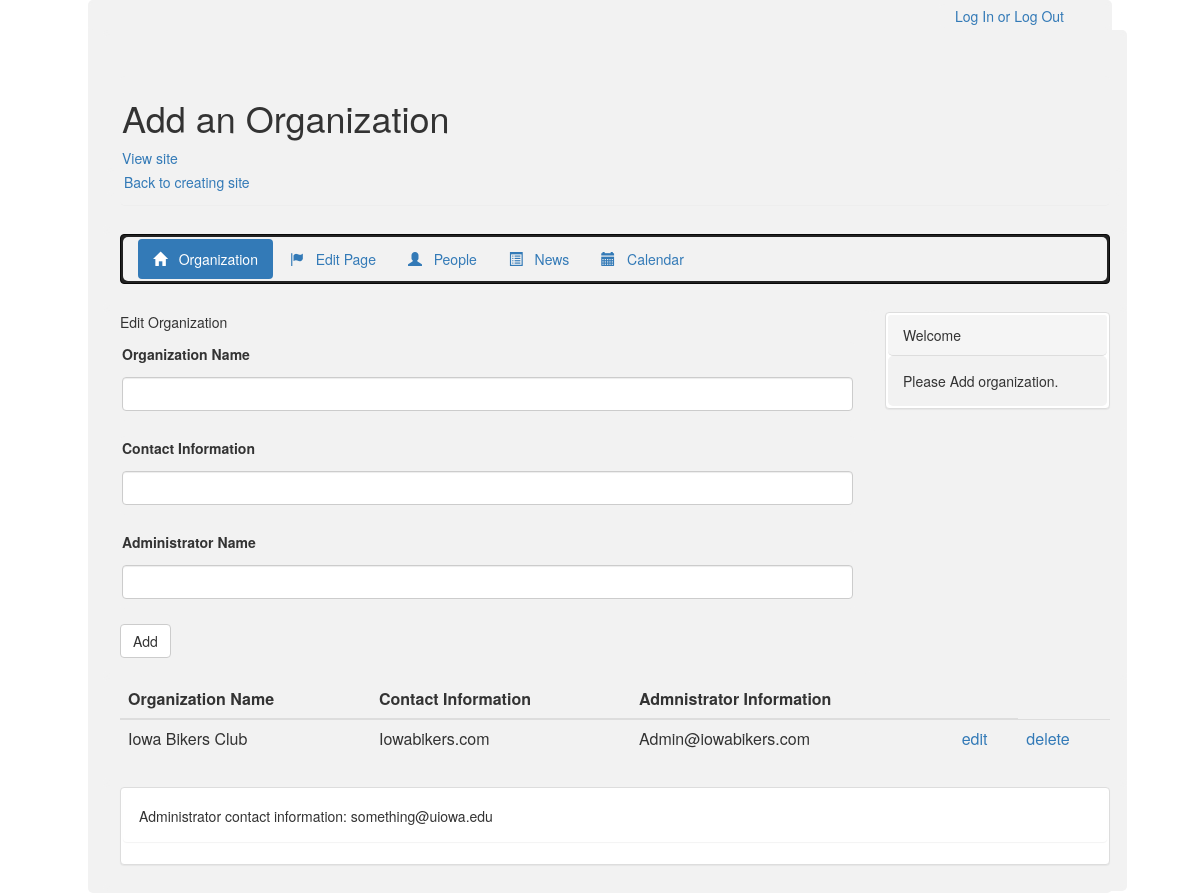
Page /about.php on the committed database.
### tables this page shows
CREATE TABLE organization(
    id INT NOT NULL AUTO_INCREMENT,
    orgName VARCHAR(32) NOT NULL,
    contactInfo VARCHAR(32) NOT NULL,
    adMininfo VARCHAR(32) NOT NULL,
    PRIMARY KEY(id)
);

### dbutils.php (called while the page is built, shortened)
<?php
function queryDB($query, $db) {
  $result = mysqli_query($db, $query);
  return ($result);
}
function nextTuple($result) {
  return (mysqli_fetch_assoc($result));
}
?>

### about.php (the view, shortened to what this page needs)
<?php
    include_once('config.php');
    include_once('dbutils.php');
?>
<html>
    <head>
        <link rel="stylesheet" href="http://maxcdn.bootstrapcdn.com/bootstrap/3.2.0/css/bootstrap.min.css">
        <link rel="stylesheet" href="http://maxcdn.bootstrapcdn.com/bootstrap/3.2.0/css/bootstrap.theme.min.css">
    </head>
    <body>
<div class="container" style="width: 1024px">
<div class="row">
    <div class="col-xs-10">
    </div>
    <div class="col-xs-2">
        <a href="login.php">Log In</a>
        <a>or</a>
        <a href="login.php">Log Out</a>
    </div>
</div>
        <div class="container" style="width: 1024px">
        <div class="row">
            <div class="col-xs-12">
                <div class="page-header">
                    <h1>Add an Organization</h1>
                    <a href="index.php">View site</a>
                    <div class="row">
                        <div class="col-xs-12">
                            <a href="site.php">Back to creating site</a>
                        </div>
                    </div>
                </div>
            </div>
        </div>
            <div class="row">
                <div class="col-xs-12">
                    <div class="navbar navbar-inverse">
                        <div class="container-fluid">
                        <ul class="nav nav-pills">
                            <li class="active"><a href="about.php"><span class="glyphicon glyphicon-home"></span> &nbsp; Organization</a></li>
                            <li><a href="input.php"><span class="glyphicon glyphicon-flag"></span> &nbsp; Edit Page</a></li>
                            <li><a href="people.php"><span class="glyphicon glyphicon-user"></span> &nbsp; People</a></li>
                            <li><a href="news.php"><span class="glyphicon glyphicon-list-alt"></span> &nbsp; News</a></li>
                            <li><a href="calendar.php"><span class="glyphicon glyphicon-calendar"></span> &nbsp; Calendar</a></li>
                        </ul>
                        </div>
                    </div>
                </div>
            </div>
            <div class="row">
                <div class="col-sm-9 col-xs-12">
                    <p>Edit Organization</p>
                    <form action="about.php" method="post">
                        <div class="form-group">
                            <label for="title">Organization Name</label>
                            <input type="text" class="form-control" name="title"/>
                        </div>
                        <div class="form-group">
                            <label for="artice">Contact Information</label>
                            <input type="text" class="form-control" name="article"/>
                        </div>
                        <div class="form-group">
                            <label for="link">Administrator Name</label>
                            <input type="text" class="form-control" name="link"/>
                        </div>
                        <button type="submit" class="btn btn-default" name="submit">Add</button>
                    </form>
                </div>
                <div class="col-sm-3 col-xs-12">
                    <div class="panel panel-default">
                        <div class="panel-heading">
                        Welcome
                        </div>
                        <div class="panel-body">
                            Please Add organization.
                        </div>
                    </div>
                </div>
            </div>
<div class="row">
    <div class="col-xs-12">
<table class="table table-hover">
    <thead>
        <tr>
            <th>Organization Name</th>
            <th>Contact Information</th>
            <th>Admnistrator Information</th>
            <th> </th>
        </tr>
    </thead>
    <tbody>
<?php
    if (!$db) {
        $db = connectDB($dbHost, $dbUser, $dbPassword, $dbName);
    }
    $query="SELECT * FROM organization ORDER BY orgName;";
    $result = queryDB($query, $db);
    while($row = nextTuple($result)) {
        echo "\n <tr>";
        echo "<td>" . $row['orgName'] . "</td>";
        echo "<td>" . $row['contactInfo'] . "</td>";
        echo "<td>" . $row['adMininfo'] . "</td>";
        echo "<td><a href='editorg.php?id=" . $row['id'] . "'>edit</a></td>";
        echo "<td><a href='deleteorg.php?id=" . $row['id'] . "'>delete</a></td>";
        echo "</tr>";
    }
?>
    </tbody>
</table>
    </div>
</div>
            <div class="row">
                <div class="col-xs-12">
                    <div class="panel panel-default">
                        <div class="panel panel-body">
                            Administrator contact information: something@uiowa.edu
                        </div>
                    </div>
                </div>
            </div>
        </div>
    </body>
</html>

### about.php (style rules this page uses)
input[type=text], select { width: 100%; padding: 12px 10px; margin: 8px 0; display: inline-block; border: 1px solid #ccc; border-radius: 4px; box-sizing: border-box; }
div { border-radius: 5px; background-color: #f2f2f2; padding: 2px; }

### rows in the picture
organization: orgName "Iowa Bikers Club", contactInfo "Iowabikers.com", adMininfo "Admin@iowabikers.com"
